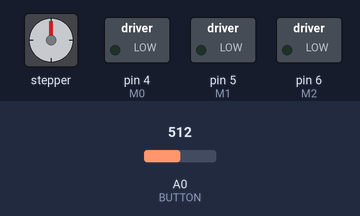
Recording of a sketch running on a simulated Arduino Pro Mini, built with avr-gcc and run on an emulated ATmega328P. On the bench: stepper motor, switched loads named in the sketch (green lamp = pin HIGH). Wiring (inferred from the names in the program): stepper motor driver (200 steps per turn assumed): step pin 3; direction pin 2. The inputs (shaded band) are chosen by the test bench; at power-on: A0 (BUTTON) = 512. Pins used as bus, display or sensor lines are not drawn; what the sketch prints to the serial monitor is not drawn.

Above: at 0.05 s.
Timing chart, 0 to 4.6 s (numbered marks = the images above):
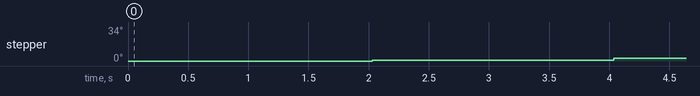

The sketch:

_35_ProMini_StepDownConverter_DRV8825_StepperMotor_BatMon_03.ino
```cpp
// (licence header left out)
#define DIR 2
#define STEP 3
#define BUTTON A0

#define M0 4
#define M1 5
#define M2 6
#define _TRUE 1
#define _FALSE 0


int dPause    =  100;
int dirLevel  = HIGH;

int battery_voltage;
byte low_bat = 0;

/* in production comment debug = _TRUE */

boolean debug = _TRUE;
//boolean debug = _FALSE;


void setup() {

  pinMode(DIR, OUTPUT);
  pinMode(STEP, OUTPUT);
  pinMode(M0, OUTPUT);
  pinMode(M1, OUTPUT);
  pinMode(M2, OUTPUT);

  pinMode( BUTTON, INPUT );

  if (debug) {

    Serial.begin(9600);
    Serial.println( "BATT Test: Stop Range level 8v < -- > 10v5" );
    Serial.println( "BATT Output Must be above > 1050" );

  }

}

void loop()
{
  /*
    Load the battery voltage to the battery_voltage variable.
    Resistor voltage divider => (3.3k + 3.3k)/2.2k = 2.5
    12.5V equals ~5V @ Analog 0.
    12.5V equals 1023 analogRead(0).
    1250 / 1023 ~= 1.222
    The variable battery_voltage holds 1050 if the battery voltage is 10.5V.
    DEBUG: Please, to debug batt voltage keep USB TTL cable connected:
    when the Arduino is transmitting the USB TTL adapter will receive.
    If battery_voltage is below 10.5V and higher than 8.0V
    Turn on the led if battery voltage is to low
    Set the low_bat variable to 1 - for future routine
  */

  battery_voltage = analogRead(A0) * (1250 / 1023.);

  if (debug) {
    Serial.println(battery_voltage);
    delay(2000);
  }

  if (battery_voltage < 1050 && battery_voltage > 800) {
    digitalWrite(13, HIGH);
    low_bat = 1;
  }

  delay(10);

  /* motor  FULL throttle */

  digitalWrite(M0, LOW );
  digitalWrite(M1, LOW  );
  digitalWrite(M2, LOW  );

  digitalWrite( DIR, dirLevel );

  /* Motor  rotates if there is enough battery power.
    Otherwise the LED 13 lights indicating that the battery is discharged */

  if (!low_bat)
  {
    stepGo();
  }

}

void stepGo() {

  digitalWrite(STEP, HIGH);
  delayMicroseconds(dPause);
  digitalWrite(STEP, LOW);
  delayMicroseconds(dPause);

}
```
